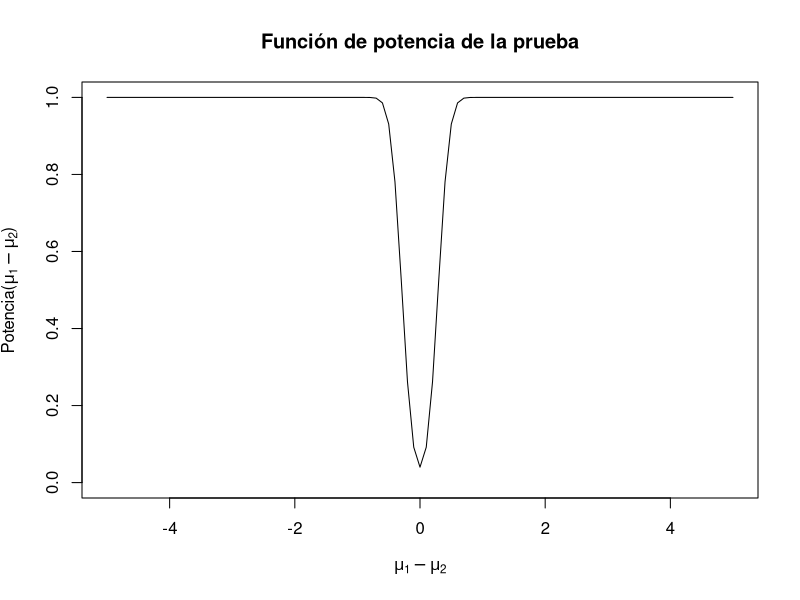

R code for this plot:
## ---- chunk 1
knitr::opts_chunk$set(echo = TRUE)
## ---- chunk 2
potencia <- function(n,alpha,dif){
  z <- qnorm(1-alpha/2)
  pot <- (1-pnorm(z*sqrt(2/n),mean=dif, sd=sqrt(2/n))) +
         (pnorm(-z*sqrt(2/n),mean=dif, sd=sqrt(2/n)))
  return(pot)
}

x=seq(-5,5,0.1)
plot(x,potencia(100,0.04,x), type='l', 
    ylab=expression(paste("Potencia(",mu[1] - mu[2],")")), 
    xlab=expression(mu[1] - mu[2]),
    ylim=c(0,1),
    main="Función de potencia de la prueba")
## ---- chunk 3
set.seed(16)
gen_fun <- function(tam_muest=10, 
                    med_1=4, med_2=3) {
  # OJO med_1 - med_2 = dif
  
  # Cumple con los supuestos:
  X_0 <- rnorm(tam_muest, 0,1)
  Y_0 <- rnorm(tam_muest, 0,1)
  X_a <- rnorm(tam_muest, med_1,1)
  Y_a <- rnorm(tam_muest, med_2,1)
  dif_null <- mean(X_0)-mean(Y_0)
  dif_alt <- mean(X_a)-mean(Y_a)
  
  # NO Cumple con los supuestos:
  # Aquí Uds pueden moficar, voy a dar un ejemplo 
  # QUE NO PUEDEN USAR porque no tiene sentido.
  
  # No cumple con los supuestos:
  X_0 <- rnorm(tam_muest, 0,1)
  Y_0 <- rnorm(tam_muest+4, 0,1)
  X_a <- rnorm(tam_muest, med_1,1)
  Y_a <- rnorm(tam_muest+4, med_2,1)
  dif_null_no <- mean(X_0)-mean(Y_0)
  dif_alt_no <- mean(X_a)-mean(Y_a)
  return(c(dif_null=dif_null, 
           dif_alt=dif_alt,
           dif_null_no=dif_null_no, 
           dif_alt_no=dif_alt_no))
}
data <- replicate(n = 1000,gen_fun(), simplify = FALSE )
## ---- chunk 4
library(purrr) 

cal_fun <- function(dat,n=10,alpha=0.05) {
  # ¿está la muestra en la RC?
  # valor crítico: z*(sqrt(2/n))
  # como fijamos alpha, entonces 
  
   crit <- qnorm(1-alpha/2)*sqrt(2/n)
   pot_null<-abs(dat[1]) > abs(crit)
   pot_alt<-abs(dat[2]) > abs(crit)
   pot_null_no<-abs(dat[3]) > abs(crit)
   pot_alt_no<-abs(dat[4]) > abs(crit)
  return(c(crit, pot_null, pot_alt, 
           pot_null_no, pot_alt_no))
}

results <- map(data, cal_fun)
## ---- chunk 5
apply(do.call(rbind,results),2,sum)/1000
